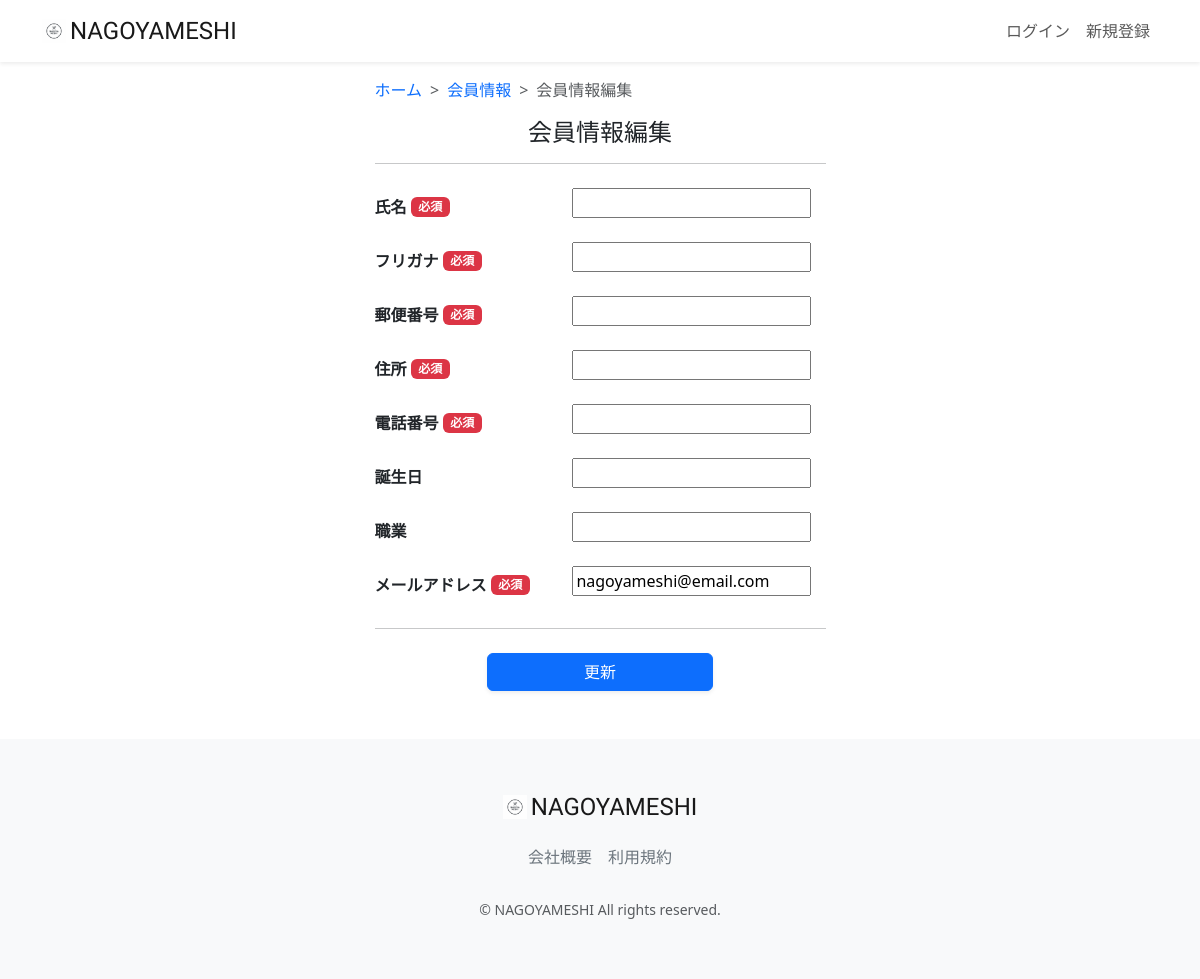
Page /accounts/user-update/1/ on the earlier database version.
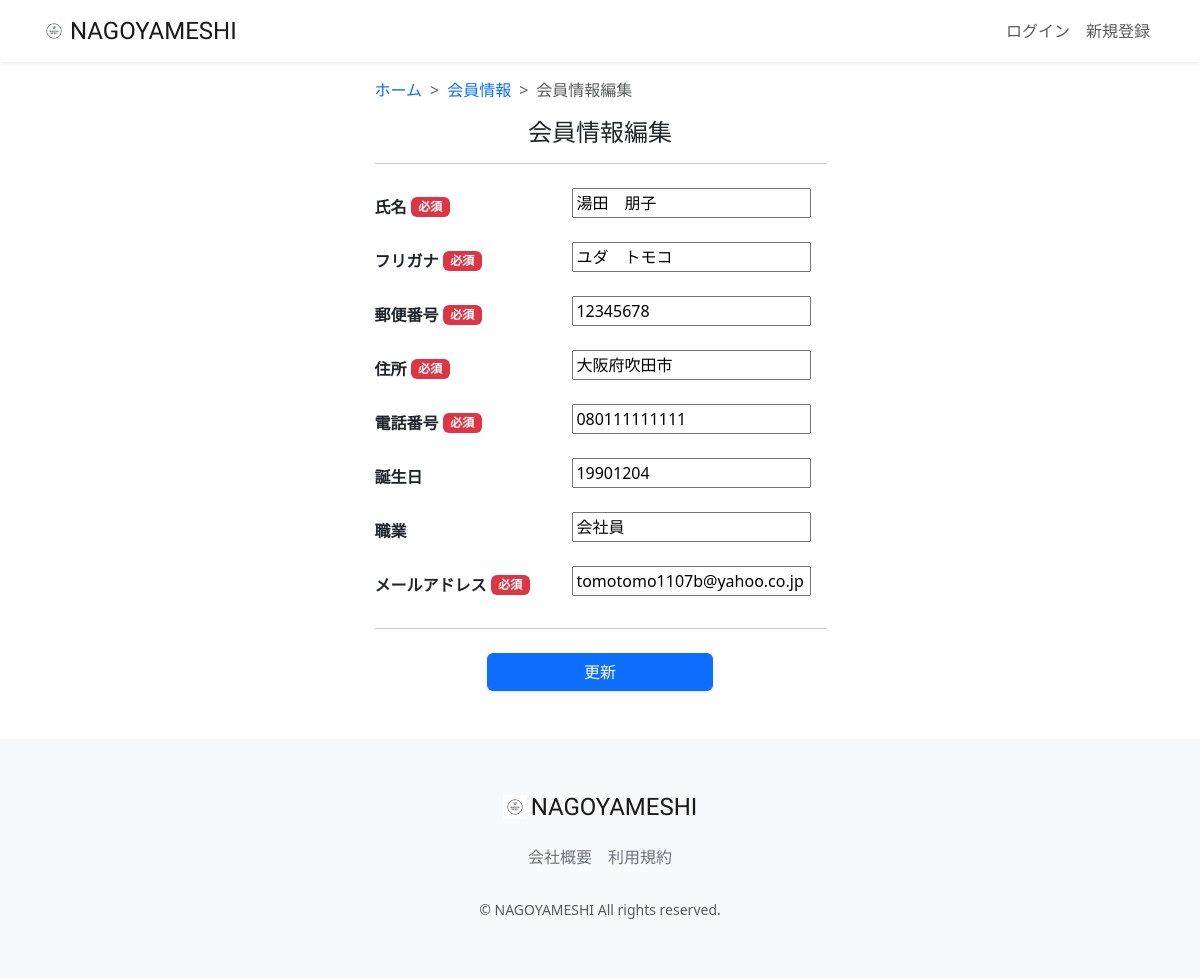
Same page on the later database version.
### accounts/models.py (models this page shows, shortened)
class CustomUser(AbstractUser):
    user_name = models.CharField(max_length=128, null=True, blank=True,verbose_name='ユーザー名前')
    hurigana = models.CharField(max_length=128, null=True, blank=True,verbose_name='フリガナ')
    zip_code = models.CharField(max_length=16, null=True, blank=True,verbose_name='郵便番号')
    address = models.CharField(max_length=255, null=True, blank=True,verbose_name='住所')
    phone_number = models.CharField(max_length=20, null=True, blank=True,verbose_name='電話番号')
    birthday = models.CharField(max_length=20, null=True, blank=True,verbose_name='誕生日')
    job = models.CharField(max_length=255, null=True, blank=True,verbose_name='職業')
    is_subscribed = models.BooleanField(default=False, verbose_name='有料会員')
    card_name = models.CharField(max_length=128, null=True, blank=True,verbose_name='カード名義')
    card_number = models.CharField(max_length=128, null=True, blank=True,verbose_name='カード番号')
    class Meta:
        verbose_name_plural = 'CustomUser'

### accounts/views.py (the view, shortened to what this page needs)
# urls.py: path("user-update/<int:pk>/", views.UserUpdateView.as_view(), name="user_update"),
class UserUpdateView(generic.UpdateView):
    model = models.CustomUser
    template_name = 'user/user_update.html'
    form_class = forms.UserUpdateForm

### accounts/forms.py (shortened to what this page needs)
class UserUpdateForm(forms.ModelForm):
    class Meta:
      model = CustomUser
      fields = ('user_name', 'hurigana', 'zip_code', 'address', 'phone_number','birthday', 'job', 'email',)

### accounts/templates/user/user_update.html (shortened to what the changed rows need)
{% extends "layout/base.html" %}
{% load static %}
{% block content %}
<main>
  <div class="container nagoyameshi-container pb-5">
    <div class="row justify-content-center">
      <div class="col-xl-5 col-lg-6 col-md-8">
        <h1 class="mb-3 text-center">会員情報編集</h1>
            <form method="POST" enctype='multipart/form-data'>
            <div class="form-group row mb-3">
                <div class="col-md-7">
                  {{ form.user_name }}
                </div>
            </div>
            <div class="form-group row mb-3">
              <div class="col-md-7">
                {{ form.hurigana }}
              </div>
            </div>
            <div class="form-group row mb-3">
                <div class="col-md-7">
                  {{ form.zip_code }}
                </div>
            </div>
            <div class="form-group row mb-3">
                <div class="col-md-7">
                  {{ form.address }}
                </div>
              </div>
            <div class="form-group row mb-3">
                <div class="col-md-7">
                  {{ form.phone_number }}
                </div>
              </div>
            <div class="form-group row mb-3">
                <div class="col-md-7">
                  {{ form.birthday }}
                </div>
            </div>
            <div class="form-group row mb-3">
                <div class="col-md-7">
                  {{ form.job }}
            </div>
          </div>
          <div class="form-group row mb-3">
              <div class="col-md-7">
                {{ form.email }}
              </div>
          </div>
        </form>
      </div>
    </div>
  </div>
</main>
{% endblock %}

Differences in the rows shown:
changed CustomUser: user_name (not shown) → "湯田 朋子"; hurigana (not shown) → "ユダ トモコ"; zip_code (not shown) → "12345678"; address (not shown) → "大阪府吹田市"; phone_number (not shown) → "080111111111"; birthday (not shown) → "19901204"; job (not shown) → "会社員"; email "nagoyameshi@email.com" → "tomotomo1107b@yahoo.co.jp"
